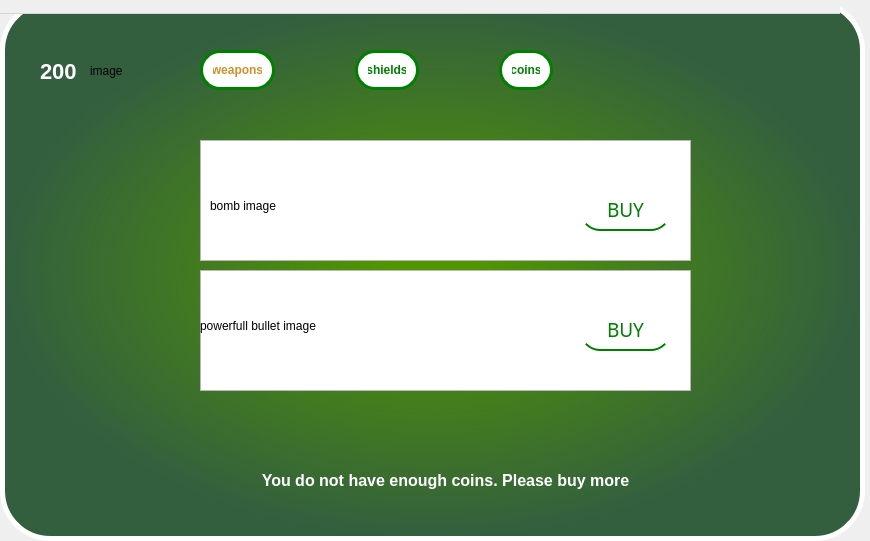
<?xml version="1.0" encoding="UTF-8"?>
<ui version="4.0">
 <class>MainWindow</class>
 <widget class="QMainWindow" name="MainWindow">
  <property name="geometry">
   <rect>
    <x>0</x>
    <y>0</y>
    <width>870</width>
    <height>541</height>
   </rect>
  </property>
  <property name="windowTitle">
   <string>MainWindow</string>
  </property>
  <property name="styleSheet">
   <string notr="true">background-color:transparent;

QPushButton{
color:blue;
}
QTabBar::tab {
    margin-left:40px;
    margin-right:40px;
}</string>
  </property>
  <widget class="QWidget" name="centralwidget">
   <property name="styleSheet">
    <string notr="true"/>
   </property>
   <widget class="QFrame" name="mainFrame">
    <property name="geometry">
     <rect>
      <x>0</x>
      <y>0</y>
      <width>865</width>
      <height>541</height>
     </rect>
    </property>
    <property name="styleSheet">
     <string notr="true">#mainFrame {
background-color: qradialgradient(spread:pad, cx:0.5, cy:0.5, radius:0.5, fx:0.5, fy:0.5, stop:0.09589655 rgba(80, 150, 1, 255), stop:1 rgba(51, 95, 63, 255)) !important;
 border-radius: 50px !important;
border: 5px solid white !important;
}</string>
    </property>
    <widget class="QPushButton" name="ExitButton">
     <property name="geometry">
      <rect>
       <x>754</x>
       <y>20</y>
       <width>71</width>
       <height>71</height>
      </rect>
     </property>
     <property name="styleSheet">
      <string notr="true">background-color:transparent;
border-image:url(qrc:/assets/images/button.png);
background:none;
border:none;</string>
     </property>
     <property name="text">
      <string/>
     </property>
    </widget>
    <widget class="QLabel" name="label">
     <property name="geometry">
      <rect>
       <x>40</x>
       <y>40</y>
       <width>51</width>
       <height>62</height>
      </rect>
     </property>
     <property name="styleSheet">
      <string notr="true">background-color:transparent;
background:none;
border:none;
 font-family: Arial;
  font-size: 22px;
  font-weight: Bold;
color:white;</string>
     </property>
     <property name="text">
      <string>200</string>
     </property>
    </widget>
    <widget class="QTabWidget" name="tabWidget">
     <property name="enabled">
      <bool>true</bool>
     </property>
     <property name="geometry">
      <rect>
       <x>130</x>
       <y>50</y>
       <width>611</width>
       <height>391</height>
      </rect>
     </property>
     <property name="minimumSize">
      <size>
       <width>20</width>
       <height>30</height>
      </size>
     </property>
     <property name="maximumSize">
      <size>
       <width>123214</width>
       <height>16777215</height>
      </size>
     </property>
     <property name="font">
      <font>
       <kerning>true</kerning>
      </font>
     </property>
     <property name="styleSheet">
      <string notr="true">QTabWidget::pane {
    border: 0px;
    background-color: transparent;
    background: transparent;
    }
QTabBar::tab {
    margin-left:70px;
	margin-right:10px;
	font: 15pt &quot;Segoe Print&quot;;
  font-weight: Bold;
color:green;
background-color: white;
    min-width: 10ex;
    padding: 10px;
    border: 3px solid green;
    border-radius: 20px;
}
QTabBar::tab:selected {
color:white;
}

 QTabBar::tab:hover {
  color: rgb(209, 144, 40);
}

QTabBar::tab:selected {
  color: rgb(209, 144, 40);
background-color:white;
}


 QPushButton {
border-style: solid;
border-radius: 20px;
	border-top-color: transparent;
	border-right-color: transparent;
	border-left-color: transparent;
	border-bottom-color: #green;
	border-bottom-width: 2px;
	border-style: solid;
	color: green;
background-color: white;
 }

 
QPushButton:hover{
	border-style: solid;
	border-top-color: transparent;
	border-right-color: transparent;
	border-left-color: transparent;
	border-bottom-color: #37efba;
	border-bottom-width: 2px;
	border-style: solid;
	color: #FFFFFF;
	padding-bottom: 2px;
	background-color: #1e1d23;
}
QPushButton:pressed{
	border-style: solid;
	border-top-color: transparent;
	border-right-color: transparent;
	border-left-color: transparent;
	border-bottom-color: #37efba;
	border-bottom-width: 2px;
	border-style: solid;
	color: #37efba;
	padding-bottom: 2px;
    margin-top: 4px;     
	background-color: #1e1d23;
	background-color: rgb(126, 126, 126);
}
QPushButton:disabled{
	border-style: solid;
	border-top-color: transparent;
	border-right-color: transparent;
	border-left-color: transparent;
	border-bottom-color: #808086;
	border-bottom-width: 2px;
	border-style: solid;
	color: #808086;
	padding-bottom: 1px;
	background-color: #1e1d23;

}</string>
     </property>
     <property name="tabPosition">
      <enum>QTabWidget::North</enum>
     </property>
     <property name="currentIndex">
      <number>0</number>
     </property>
     <property name="iconSize">
      <size>
       <width>35</width>
       <height>33</height>
      </size>
     </property>
     <property name="elideMode">
      <enum>Qt::ElideMiddle</enum>
     </property>
     <property name="usesScrollButtons">
      <bool>false</bool>
     </property>
     <widget class="QWidget" name="weapons">
      <attribute name="title">
       <string>weapons</string>
      </attribute>
      <widget class="QGraphicsView" name="weapon_view">
       <property name="geometry">
        <rect>
         <x>70</x>
         <y>50</y>
         <width>491</width>
         <height>121</height>
        </rect>
       </property>
       <property name="styleSheet">
        <string notr="true"/>
       </property>
      </widget>
      <widget class="QLabel" name="bomb_price_label">
       <property name="geometry">
        <rect>
         <x>250</x>
         <y>80</y>
         <width>101</width>
         <height>81</height>
        </rect>
       </property>
       <property name="styleSheet">
        <string notr="true">background-color:transparent;
background:none;
border:none;
 font-family: Arial;
  font-size: 34px;
  font-weight: Bold;
color:white;</string>
       </property>
       <property name="text">
        <string>500</string>
       </property>
      </widget>
      <widget class="QLabel" name="bomb_label">
       <property name="geometry">
        <rect>
         <x>80</x>
         <y>60</y>
         <width>121</width>
         <height>111</height>
        </rect>
       </property>
       <property name="styleSheet">
        <string notr="true">background-color:transparent;
border-image:url(qrc:/assets/images/button.png);
background:none;
border:none;</string>
       </property>
       <property name="text">
        <string>bomb image</string>
       </property>
      </widget>
      <widget class="QPushButton" name="Buy_bomb">
       <property name="enabled">
        <bool>true</bool>
       </property>
       <property name="geometry">
        <rect>
         <x>450</x>
         <y>100</y>
         <width>91</width>
         <height>41</height>
        </rect>
       </property>
       <property name="font">
        <font>
         <family>Sitka Small</family>
         <pointsize>14</pointsize>
         <bold>false</bold>
         <strikeout>false</strikeout>
        </font>
       </property>
       <property name="mouseTracking">
        <bool>true</bool>
       </property>
       <property name="styleSheet">
        <string notr="true">QPushButton {
border-style: solid;
border-radius: 20px;
	border-top-color: transparent;
	border-right-color: transparent;
	border-left-color: transparent;
	border-bottom-color: #green;
	border-bottom-width: 2px;
	border-style: solid;
	color: green;
background-color: white;
 }

 
QPushButton:hover{
	border-style: solid;
	border-top-color: transparent;
	border-right-color: transparent;
	border-left-color: transparent;
	border-bottom-color: #37efba;
	border-bottom-width: 2px;
	border-style: solid;
	color: #FFFFFF;
	padding-bottom: 2px;
	background-color: #1e1d23;
}
QPushButton:pressed{
	border-style: solid;
	border-top-color: transparent;
	border-right-color: transparent;
	border-left-color: transparent;
	border-bottom-color: #37efba;
	border-bottom-width: 2px;
	border-style: solid;
	color: #37efba;
	padding-bottom: 2px;
    margin-top: 4px;     
	background-color: #1e1d23;
	background-color: rgb(126, 126, 126);
}
QPushButton:disabled{
	border-style: solid;
	border-top-color: transparent;
	border-right-color: transparent;
	border-left-color: transparent;
	border-bottom-color: #808086;
	border-bottom-width: 2px;
	border-style: solid;
	color: #808086;
	padding-bottom: 1px;
	background-color: #1e1d23;

}</string>
       </property>
       <property name="text">
        <string>BUY</string>
       </property>
      </widget>
      <widget class="QGraphicsView" name="weapon_view2">
       <property name="geometry">
        <rect>
         <x>70</x>
         <y>180</y>
         <width>491</width>
         <height>121</height>
        </rect>
       </property>
       <property name="styleSheet">
        <string notr="true"/>
       </property>
      </widget>
      <widget class="QPushButton" name="Buy_powerfulbullet">
       <property name="geometry">
        <rect>
         <x>450</x>
         <y>220</y>
         <width>91</width>
         <height>41</height>
        </rect>
       </property>
       <property name="font">
        <font>
         <family>Sitka Small</family>
         <pointsize>14</pointsize>
         <bold>false</bold>
         <strikeout>false</strikeout>
        </font>
       </property>
       <property name="mouseTracking">
        <bool>true</bool>
       </property>
       <property name="styleSheet">
        <string notr="true">QPushButton {
border-style: solid;
border-radius: 20px;
	border-top-color: transparent;
	border-right-color: transparent;
	border-left-color: transparent;
	border-bottom-color: #green;
	border-bottom-width: 2px;
	border-style: solid;
	color: green;
background-color: white;
 }

 
QPushButton:hover{
	border-style: solid;
	border-top-color: transparent;
	border-right-color: transparent;
	border-left-color: transparent;
	border-bottom-color: #37efba;
	border-bottom-width: 2px;
	border-style: solid;
	color: #FFFFFF;
	padding-bottom: 2px;
	background-color: #1e1d23;
}
QPushButton:pressed{
	border-style: solid;
	border-top-color: transparent;
	border-right-color: transparent;
	border-left-color: transparent;
	border-bottom-color: #37efba;
	border-bottom-width: 2px;
	border-style: solid;
	color: #37efba;
	padding-bottom: 2px;
    margin-top: 4px;     
	background-color: #1e1d23;
	background-color: rgb(126, 126, 126);
}
QPushButton:disabled{
	border-style: solid;
	border-top-color: transparent;
	border-right-color: transparent;
	border-left-color: transparent;
	border-bottom-color: #808086;
	border-bottom-width: 2px;
	border-style: solid;
	color: #808086;
	padding-bottom: 1px;
	background-color: #1e1d23;

}</string>
       </property>
       <property name="text">
        <string>BUY</string>
       </property>
      </widget>
      <widget class="QLabel" name="powerfulbullet_price_label">
       <property name="geometry">
        <rect>
         <x>250</x>
         <y>200</y>
         <width>101</width>
         <height>81</height>
        </rect>
       </property>
       <property name="styleSheet">
        <string notr="true">background-color:transparent;
background:none;
border:none;
 font-family: Arial;
  font-size: 34px;
  font-weight: Bold;
color:white;</string>
       </property>
       <property name="text">
        <string>400</string>
       </property>
      </widget>
      <widget class="QLabel" name="pwerfulbullet_label">
       <property name="geometry">
        <rect>
         <x>70</x>
         <y>180</y>
         <width>121</width>
         <height>111</height>
        </rect>
       </property>
       <property name="styleSheet">
        <string notr="true">background-color:transparent;
border-image:url(qrc:/assets/images/button.png);
background:none;
border:none;</string>
       </property>
       <property name="text">
        <string>powerfull bullet image</string>
       </property>
      </widget>
     </widget>
     <widget class="QWidget" name="shields">
      <attribute name="title">
       <string>shields</string>
      </attribute>
      <widget class="QGraphicsView" name="weapon_view2_2">
       <property name="geometry">
        <rect>
         <x>70</x>
         <y>50</y>
         <width>491</width>
         <height>121</height>
        </rect>
       </property>
       <property name="styleSheet">
        <string notr="true"/>
       </property>
      </widget>
      <widget class="QPushButton" name="Buy_health">
       <property name="geometry">
        <rect>
         <x>450</x>
         <y>100</y>
         <width>91</width>
         <height>41</height>
        </rect>
       </property>
       <property name="font">
        <font>
         <family>Sitka Small</family>
         <pointsize>14</pointsize>
         <bold>false</bold>
         <strikeout>false</strikeout>
        </font>
       </property>
       <property name="mouseTracking">
        <bool>true</bool>
       </property>
       <property name="styleSheet">
        <string notr="true">QPushButton#Buy_health {
border-style: solid;
border-radius: 20px;
	border-top-color: transparent;
	border-right-color: transparent;
	border-left-color: transparent;
	border-bottom-color: #green;
	border-bottom-width: 2px;
	border-style: solid;
	color: green;
background-color: white;
 }

 
QPushButton#Buy_health:hover{
	border-style: solid;
	border-top-color: transparent;
	border-right-color: transparent;
	border-left-color: transparent;
	border-bottom-color: #37efba;
	border-bottom-width: 2px;
	border-style: solid;
	color: #FFFFFF;
	padding-bottom: 2px;
	background-color: #1e1d23;
}
QPushButton#Buy_health:pressed{
	border-style: solid;
	border-top-color: transparent;
	border-right-color: transparent;
	border-left-color: transparent;
	border-bottom-color: #37efba;
	border-bottom-width: 2px;
	border-style: solid;
	color: #37efba;
	padding-bottom: 2px;
    margin-top: 4px;     
	background-color: #1e1d23;
	background-color: rgb(126, 126, 126);
}
QPushButton#Buy_health:disabled{
	border-style: solid;
	border-top-color: transparent;
	border-right-color: transparent;
	border-left-color: transparent;
	border-bottom-color: #808086;
	border-bottom-width: 2px;
	border-style: solid;
	color: #808086;
	padding-bottom: 1px;
	background-color: #1e1d23;

}</string>
       </property>
       <property name="text">
        <string>BUY</string>
       </property>
      </widget>
      <widget class="QLabel" name="health_image">
       <property name="geometry">
        <rect>
         <x>80</x>
         <y>60</y>
         <width>121</width>
         <height>111</height>
        </rect>
       </property>
       <property name="styleSheet">
        <string notr="true">background-color:transparent;
border-image:url(qrc:/assets/images/button.png);
background:none;
border:none;</string>
       </property>
       <property name="text">
        <string>health_image</string>
       </property>
      </widget>
      <widget class="QLabel" name="health_price">
       <property name="geometry">
        <rect>
         <x>250</x>
         <y>80</y>
         <width>101</width>
         <height>81</height>
        </rect>
       </property>
       <property name="styleSheet">
        <string notr="true">background-color:transparent;
background:none;
border:none;
 font-family: Arial;
  font-size: 34px;
  font-weight: Bold;
color:white;</string>
       </property>
       <property name="text">
        <string>500</string>
       </property>
      </widget>
      <widget class="QGraphicsView" name="weapon_view2_4">
       <property name="geometry">
        <rect>
         <x>70</x>
         <y>190</y>
         <width>491</width>
         <height>121</height>
        </rect>
       </property>
       <property name="styleSheet">
        <string notr="true"/>
       </property>
      </widget>
      <widget class="QLabel" name="health_price_2">
       <property name="geometry">
        <rect>
         <x>250</x>
         <y>200</y>
         <width>101</width>
         <height>81</height>
        </rect>
       </property>
       <property name="styleSheet">
        <string notr="true">background-color:transparent;
background:none;
border:none;
 font-family: Arial;
  font-size: 34px;
  font-weight: Bold;
color:white;</string>
       </property>
       <property name="text">
        <string>500</string>
       </property>
      </widget>
      <widget class="QLabel" name="drink_image">
       <property name="geometry">
        <rect>
         <x>80</x>
         <y>190</y>
         <width>121</width>
         <height>111</height>
        </rect>
       </property>
       <property name="styleSheet">
        <string notr="true">background-color:transparent;
border-image:url(qrc:/assets/images/button.png);
background:none;
border:none;</string>
       </property>
       <property name="text">
        <string>drink-image</string>
       </property>
      </widget>
      <widget class="QPushButton" name="Buy_health_2">
       <property name="geometry">
        <rect>
         <x>450</x>
         <y>220</y>
         <width>91</width>
         <height>41</height>
        </rect>
       </property>
       <property name="font">
        <font>
         <family>Sitka Small</family>
         <pointsize>14</pointsize>
         <bold>false</bold>
         <strikeout>false</strikeout>
        </font>
       </property>
       <property name="mouseTracking">
        <bool>true</bool>
       </property>
       <property name="styleSheet">
        <string notr="true">QPushButton#Buy_health {
border-style: solid;
border-radius: 20px;
	border-top-color: transparent;
	border-right-color: transparent;
	border-left-color: transparent;
	border-bottom-color: #green;
	border-bottom-width: 2px;
	border-style: solid;
	color: green;
background-color: white;
 }

 
QPushButton#Buy_health:hover{
	border-style: solid;
	border-top-color: transparent;
	border-right-color: transparent;
	border-left-color: transparent;
	border-bottom-color: #37efba;
	border-bottom-width: 2px;
	border-style: solid;
	color: #FFFFFF;
	padding-bottom: 2px;
	background-color: #1e1d23;
}
QPushButton#Buy_health:pressed{
	border-style: solid;
	border-top-color: transparent;
	border-right-color: transparent;
	border-left-color: transparent;
	border-bottom-color: #37efba;
	border-bottom-width: 2px;
	border-style: solid;
	color: #37efba;
	padding-bottom: 2px;
    margin-top: 4px;     
	background-color: #1e1d23;
	background-color: rgb(126, 126, 126);
}
QPushButton#Buy_health:disabled{
	border-style: solid;
	border-top-color: transparent;
	border-right-color: transparent;
	border-left-color: transparent;
	border-bottom-color: #808086;
	border-bottom-width: 2px;
	border-style: solid;
	color: #808086;
	padding-bottom: 1px;
	background-color: #1e1d23;

}</string>
       </property>
       <property name="text">
        <string>BUY</string>
       </property>
      </widget>
     </widget>
     <widget class="QWidget" name="coins">
      <attribute name="title">
       <string>coins</string>
      </attribute>
      <widget class="QGraphicsView" name="weapon_view2_3">
       <property name="geometry">
        <rect>
         <x>70</x>
         <y>50</y>
         <width>491</width>
         <height>121</height>
        </rect>
       </property>
       <property name="styleSheet">
        <string notr="true"/>
       </property>
      </widget>
      <widget class="QPushButton" name="Buy_bomb_3">
       <property name="geometry">
        <rect>
         <x>450</x>
         <y>100</y>
         <width>91</width>
         <height>41</height>
        </rect>
       </property>
       <property name="font">
        <font>
         <family>Sitka Small</family>
         <pointsize>14</pointsize>
         <bold>false</bold>
         <strikeout>false</strikeout>
        </font>
       </property>
       <property name="mouseTracking">
        <bool>true</bool>
       </property>
       <property name="styleSheet">
        <string notr="true">QPushButton {
border-style: solid;
border-radius: 20px;
	border-top-color: transparent;
	border-right-color: transparent;
	border-left-color: transparent;
	border-bottom-color: #green;
	border-bottom-width: 2px;
	border-style: solid;
	color: green;
background-color: white;
 }

 
QPushButton:hover{
	border-style: solid;
	border-top-color: transparent;
	border-right-color: transparent;
	border-left-color: transparent;
	border-bottom-color: #37efba;
	border-bottom-width: 2px;
	border-style: solid;
	color: #FFFFFF;
	padding-bottom: 2px;
	background-color: #1e1d23;
}
QPushButton:pressed{
	border-style: solid;
	border-top-color: transparent;
	border-right-color: transparent;
	border-left-color: transparent;
	border-bottom-color: #37efba;
	border-bottom-width: 2px;
	border-style: solid;
	color: #37efba;
	padding-bottom: 2px;
    margin-top: 4px;     
	background-color: #1e1d23;
	background-color: rgb(126, 126, 126);
}
QPushButton:disabled{
	border-style: solid;
	border-top-color: transparent;
	border-right-color: transparent;
	border-left-color: transparent;
	border-bottom-color: #808086;
	border-bottom-width: 2px;
	border-style: solid;
	color: #808086;
	padding-bottom: 1px;
	background-color: #1e1d23;

}</string>
       </property>
       <property name="text">
        <string>BUY</string>
       </property>
      </widget>
      <widget class="QLabel" name="bomb_price_label_3">
       <property name="geometry">
        <rect>
         <x>250</x>
         <y>80</y>
         <width>101</width>
         <height>81</height>
        </rect>
       </property>
       <property name="styleSheet">
        <string notr="true">background-color:transparent;
background:none;
border:none;
 font-family: Arial;
  font-size: 34px;
  font-weight: Bold;
color:white;</string>
       </property>
       <property name="text">
        <string>500</string>
       </property>
      </widget>
      <widget class="QLabel" name="coins_image1">
       <property name="geometry">
        <rect>
         <x>80</x>
         <y>60</y>
         <width>121</width>
         <height>111</height>
        </rect>
       </property>
       <property name="styleSheet">
        <string notr="true">background-color:transparent;
border-image:url(qrc:/assets/images/button.png);
background:none;
border:none;</string>
       </property>
       <property name="text">
        <string>coins_image 1</string>
       </property>
      </widget>
     </widget>
    </widget>
    <widget class="QLabel" name="coins_image">
     <property name="geometry">
      <rect>
       <x>90</x>
       <y>50</y>
       <width>51</width>
       <height>41</height>
      </rect>
     </property>
     <property name="styleSheet">
      <string notr="true">background-color:transparent;
border-image:url(qrc:/assets/images/button.png);
background:none;
border:none;</string>
     </property>
     <property name="text">
      <string>image</string>
     </property>
    </widget>
    <widget class="QLabel" name="label_2">
     <property name="geometry">
      <rect>
       <x>200</x>
       <y>450</y>
       <width>491</width>
       <height>61</height>
      </rect>
     </property>
     <property name="font">
      <font>
       <family>Arial</family>
       <pointsize>12</pointsize>
       <bold>true</bold>
      </font>
     </property>
     <property name="styleSheet">
      <string notr="true">color: white;</string>
     </property>
     <property name="text">
      <string>You do not have enough coins. Please buy more</string>
     </property>
     <property name="alignment">
      <set>Qt::AlignCenter</set>
     </property>
    </widget>
    <zorder>ExitButton</zorder>
    <zorder>tabWidget</zorder>
    <zorder>label</zorder>
    <zorder>coins_image</zorder>
    <zorder>label_2</zorder>
   </widget>
   <widget class="QMenuBar" name="menubar">
    <property name="geometry">
     <rect>
      <x>-30</x>
      <y>-10</y>
      <width>870</width>
      <height>24</height>
     </rect>
    </property>
   </widget>
   <widget class="QStatusBar" name="statusbar">
    <property name="geometry">
     <rect>
      <x>-30</x>
      <y>-10</y>
      <width>3</width>
      <height>27</height>
     </rect>
    </property>
   </widget>
  </widget>
 </widget>
 <resources/>
 <connections/>
</ui>
